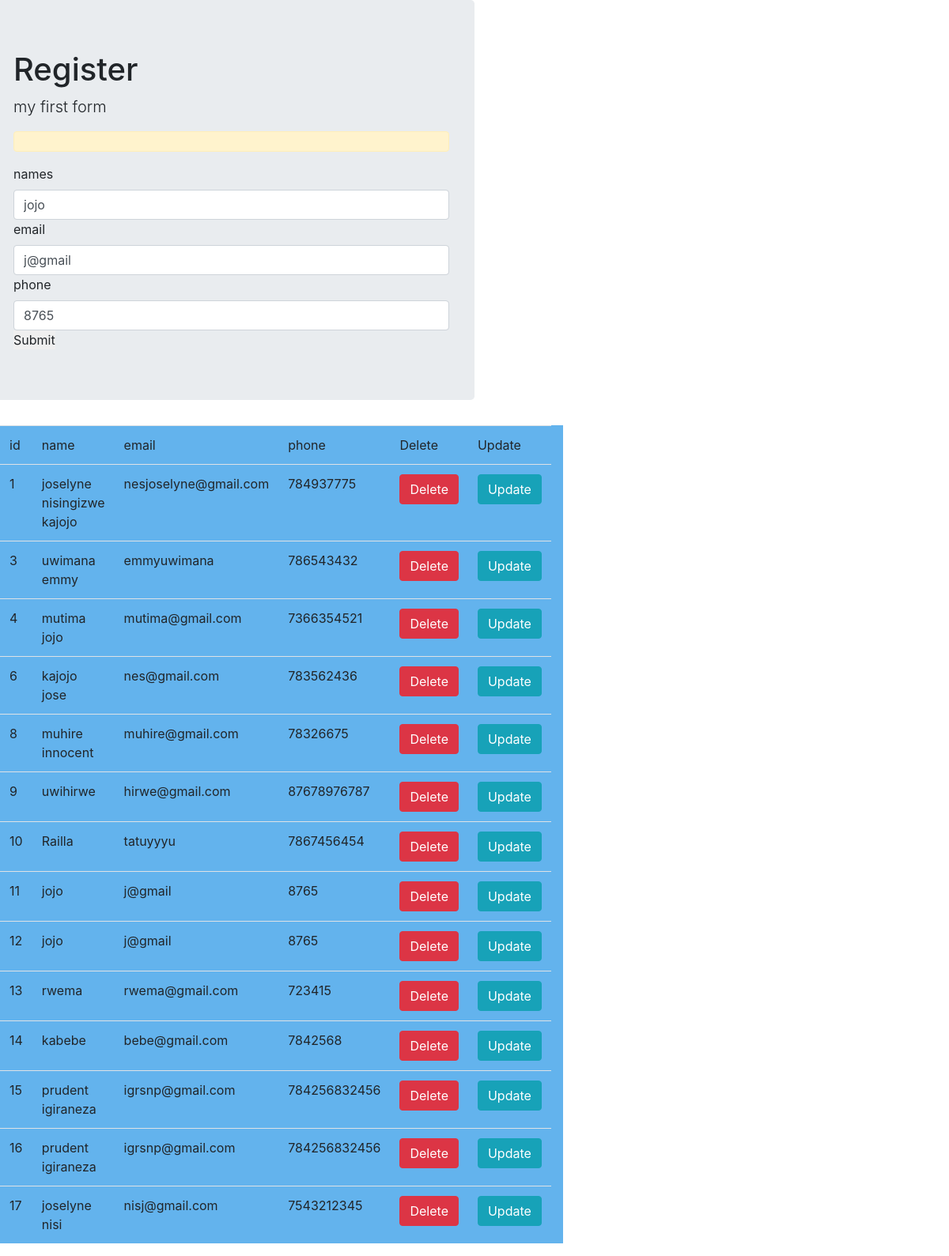
The app's page /12updateInfos with its own data.
### home/models.py (models this page shows, shortened)
class Registration(models.Model):
    names = models.CharField(max_length=40)
    email = models.CharField(max_length=40)
    phone = models.IntegerField()

### home/views.py (the view, shortened to what this page needs)
# urls.py: path('<int:id>updateInfos', views.updatereg, name='updateInfos'),
def updatereg(request,id):
    select = Registration.objects.all().order_by('id')
    update = Registration.objects.get(id=id)
    return render(request, 'updateregister.html',{'data':select,'update':update})

### templates/updateregister.html (shortened to what this page needs)
<!DOCTYPE html>
<html lang="en">
<head>
    <link href="https://unpkg.com/tailwindcss@^1.0/dist/tailwind.min.css" rel="stylesheet">
    <link rel="stylesheet" href="https://stackpath.bootstrapcdn.com/bootstrap/4.5.2/css/bootstrap.min.css">
<link rel="stylesheet" href="https://cdn.jsdelivr.net/npm/uikit@3.5.7/dist/css/uikit.min.css" />
<link href="https://unpkg.com/aos@2.3.1/dist/aos.css" rel="stylesheet">
</head>
<body>
    <div class="row">
    <div class="jumbotron col-6 ">
    <h1>Register</h1>
    <p class="lead">my first form</p>
    <p class="alert alert-warning">{{message}}</p>
   <form action="{% url 'updateInfos' id=update.id %}" method="POST">
       <label for="names" >names</label>
       <input type="text" name="names" value="{{update.names}}" class="form-control">
       <label for="email" >email</label>
       <input type="text" name="email"value="{{update.email}}" class="form-control">
       <label for="phone" >phone</label>
       <input type="text" name="phone" value="{{update.phone}}" class="form-control">
       <input type="submit" name="submit">
   </form>
   </div>
   <div class="table col-6 bg-blue-400">
       <table>
           <tr><td>id</td><td>name</td><td>email</td><td>phone</td><td>Delete</td><td>Update</td></tr>
           {% for y in data%}
           <tr><td>{{ y.id }}</td><td>{{ y.names }}</td><td>{{ y.email }}</td><td>{{ y.phone }}</td>
         <td><a href="{% url 'deleteInfos' id=y.id  %}"><span class="btn btn-danger">Delete</span></a></td>
         <td><a href="{% url 'updateInfos' id=y.id  %}"><span class="btn btn-info">Update</span></a></td>
        </tr>
           {% endfor%}
    </table>
   </div>
    </div>
</body>
</html>

### records on screen
Registration: names "jojo", phone "8765", id "12", email "j@gmail"
Registration: id "1", names "joselyne nisingizwe kajojo", email "nesjoselyne@gmail.com", phone "784937775"
Registration: id "3", names "uwimana emmy", email "emmyuwimana", phone "786543432"
Registration: id "4", names "mutima jojo", email "mutima@gmail.com", phone "7366354521"
Registration: id "6", names "kajojo jose", email "nes@gmail.com", phone "783562436"
Registration: id "8", names "muhire innocent", email "muhire@gmail.com", phone "78326675"
Registration: id "9", names "uwihirwe", email "hirwe@gmail.com", phone "87678976787"
Registration: id "10", names "Railla", email "tatuyyyu", phone "7867456454"
Registration: id "11", names "jojo", email "j@gmail", phone "8765"
Registration: id "13", names "rwema", email "rwema@gmail.com", phone "723415"
Registration: id "14", names "kabebe", email "bebe@gmail.com", phone "7842568"
Registration: id "15", names "prudent igiraneza", email "igrsnp@gmail.com", phone "784256832456"
Registration: id "16", names "prudent igiraneza", email "igrsnp@gmail.com", phone "784256832456"
Registration: id "17", names "joselyne nisi", email "nisj@gmail.com", phone "7543212345"
